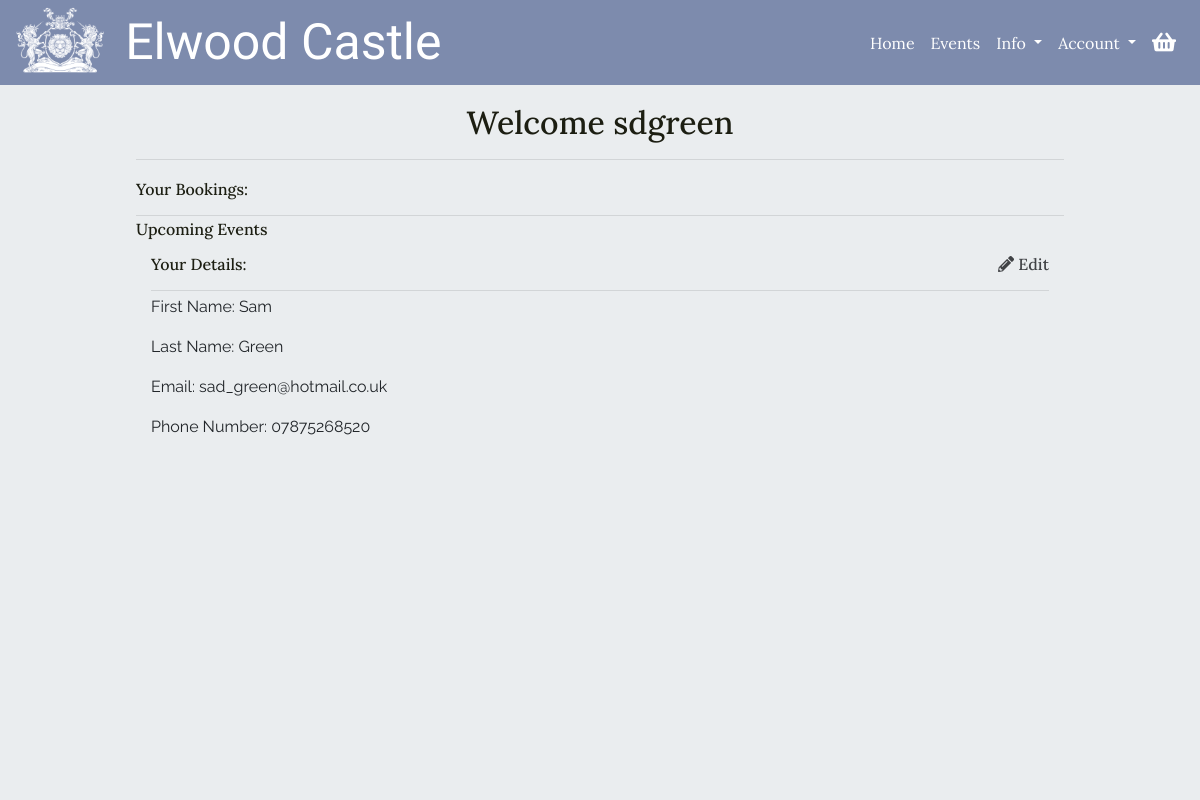
Page /user/home/ (signed in) on the earlier database version.
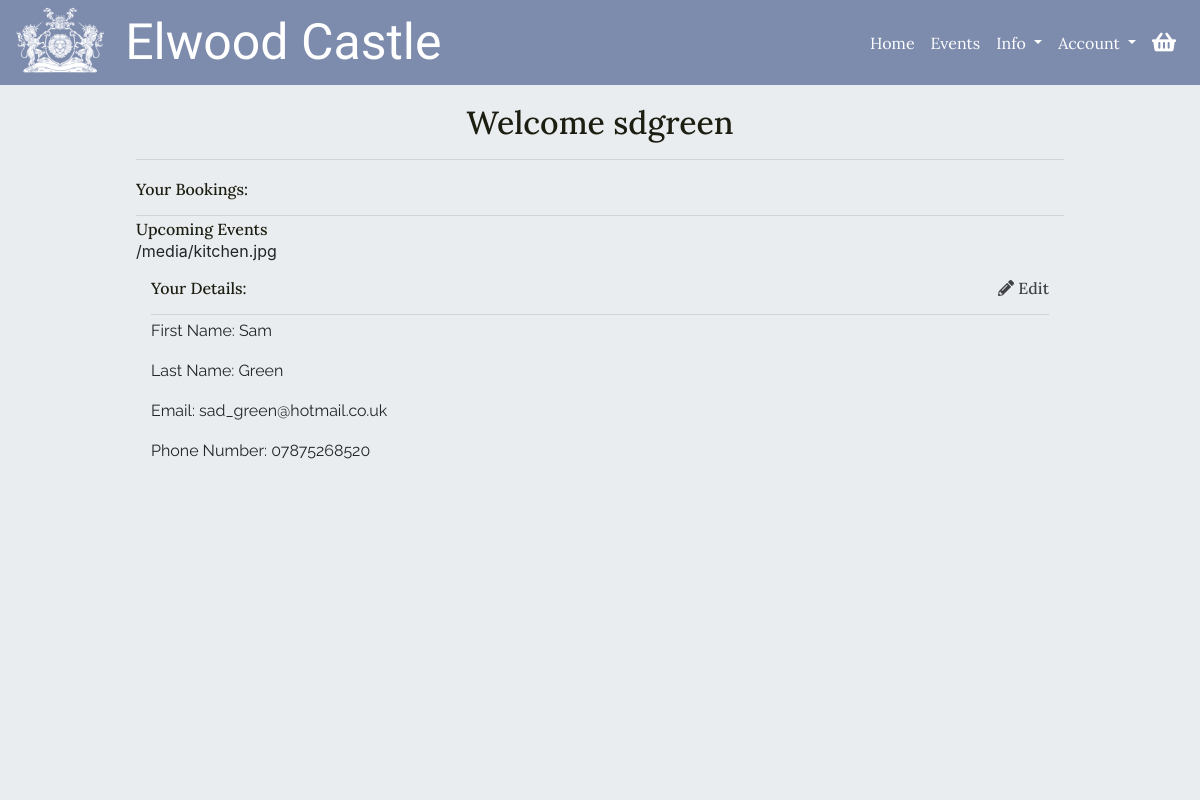
Same page on the later database version.
### checkout/models.py (models this page shows, shortened)
class EventBooking(models.Model):
    confirmation_number = models.CharField(max_length=32, null=False,
                                           editable=False)
    order = models.ForeignKey(Order, null=False, blank=False,
                              on_delete=models.CASCADE,
                              related_name='bookings')
    event = models.ForeignKey(Event, null=False, blank=False,
                              on_delete=models.CASCADE,)
    date = models.DateField(auto_now=False, auto_now_add=False,
                            null=False, blank=False)
    ticket_quantity = models.IntegerField()
    booking_total = models.DecimalField(max_digits=7, decimal_places=2,
                                        null=False, blank=False,
                                        editable=False, default=0)

### events/models.py (models this page shows, shortened)
class Event(models.Model):
    category = models.ForeignKey('Category', null=True, blank=True,
                                 on_delete=models.SET_NULL)
    name = models.CharField(max_length=254)
    description = models.TextField()
    price = models.DecimalField(max_digits=8, decimal_places=2, blank=False)
    start_time = models.TimeField()
    rating = models.DecimalField(max_digits=2, decimal_places=1, null=True,
                                 blank=True)
    day_ticket_limit = models.PositiveIntegerField(blank=False,
                                                   validators=[
                                                      MaxValueValidator(200)
                                                    ])
    supervision = models.BooleanField(default=True, null=True, blank=True)
    age_restricted = models.BooleanField(default=True, null=True, blank=False)
    image = models.ImageField(null=True, blank=True)

### user_account/views.py (the view)
@login_required
def user_home(request):
    useraccount = None
    bookings = None
    try:
        useraccount = UserAccount.objects.get(user__username=request.user)
        bookings = EventBooking.objects.filter(order__user_account=useraccount).order_by('-date')
    except UserAccount.DoesNotExist:
        messages.error(request, """Sorry, we couldn't find your account
                                   information, please get in contact so we
                                   can fix this for you""")
        return redirect(reverse('events'))
    today = datetime.datetime.today()
    upcoming_bookings = bookings.filter(date__gte=today)
    past_bookings = bookings.filter(date__lt=today)
    context = {
        'useraccount': useraccount,
        'upcoming_bookings': upcoming_bookings,
        'past_bookings': past_bookings,
    }
    return render(request, 'user_account/user_home.html', context)

### basket/contexts.py (called while the page is built, shortened)
def basket_items(request):
    basket_items = []
    total = 0
    basket = request.session.get('basket', {})
    context = {
        'basket_items': basket_items,
        'total': total,
    }
    return context

### user_account/templates/user_account/user_home.html
{% extends 'base.html' %}
{% block content %}
<div class="color-overlay">
    <div class="container-fluid guttered p-3">
        <div class="row pt-1 mb-2">
            <div class="col-12 mb-2">
                <h2 class="heading-text color-title text-center ext-l mb-0">Welcome {{request.user}}</h2>
                <hr class="mb-1">
            </div>
        </div>
        <div class="row mt-1 mb-3">
            <div class="col-12">
                <h2 class="heading-text color-title text-m mb-0">Your Bookings:</h2>
                <hr class="mb-1">
            </div>
            <div class="col-12">
                <h2 class="heading-text color-title text-m mb-0">Upcoming Events</h2>
            </div>
            <div class="col-12">
                {% for booking in upcoming_bookings %}
                {{booking.event.image.url}}
                {% endfor %}
            </div>
        </div>
        <div class="col-12">
            <h2 class="heading-text color-title text-m mb-0">Your Details: <span class="text-link float-right"><i
                        class="fas fa-pencil-alt"></i> Edit</span></h2>
            <hr class="mb-1">
        </div>
        <div class="col-12 body-text">
            <p>First Name: {% if useraccount.first_name %}{{ useraccount.first_name }}{% else %}Default first
                name not saved.{% endif %}</p>
            <p>Last Name: {% if useraccount.last_name %}{{ useraccount.last_name }}{% else %}Default last name
                not saved.{% endif %}</p>
            <p>Email: {% if useraccount.email %}{{ useraccount.email }}{% else %}Default email not
                saved.{% endif %}</p>
            <p>Phone Number: {% if useraccount.phone_number %}{{ useraccount.phone_number }}{% else %}Default
                phone number not saved.{% endif %}</p>
        </div>
    </div>
</div>
</div>
{% endblock %}

Differences in the rows shown:
added EventBooking: event.image "/media/kitchen.jpg"
